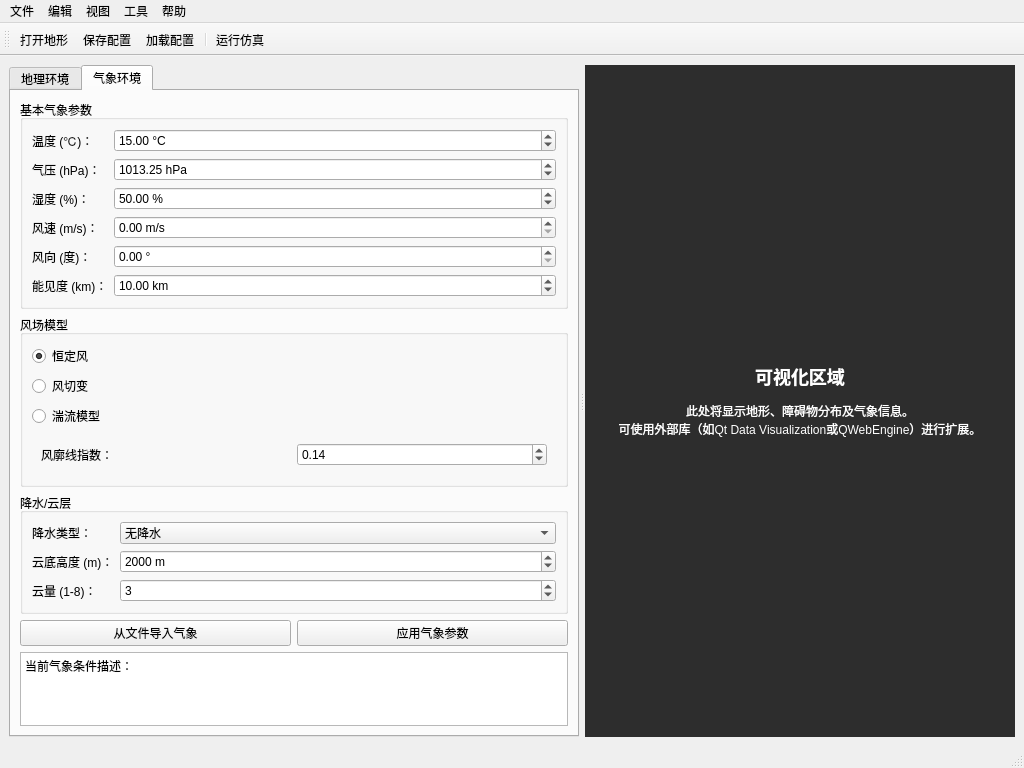
<?xml version="1.0" encoding="UTF-8"?>
<ui version="4.0">
 <class>EnvironmentSetupWindow</class>
 <widget class="QMainWindow" name="EnvironmentSetupWindow">
  <property name="geometry">
   <rect>
    <x>0</x>
    <y>0</y>
    <width>1024</width>
    <height>768</height>
   </rect>
  </property>
  <property name="windowTitle">
   <string>环境参数设置 - JWS-01反辐射无人机仿真</string>
  </property>
  <widget class="QWidget" name="centralwidget">
   <layout class="QHBoxLayout" name="horizontalLayout">
    <item>
     <widget class="QSplitter" name="splitter">
      <property name="orientation">
       <enum>Qt::Horizontal</enum>
      </property>
      <property name="handleWidth">
       <number>6</number>
      </property>
      <widget class="QTabWidget" name="tabWidget">
       <property name="currentIndex">
        <number>1</number>
       </property>
       <widget class="QWidget" name="tabGeography">
        <attribute name="title">
         <string>地理环境</string>
        </attribute>
        <layout class="QVBoxLayout" name="verticalLayout_3">
         <item>
          <widget class="QGroupBox" name="groupBoxDataSource">
           <property name="title">
            <string>地形数据源</string>
           </property>
           <layout class="QVBoxLayout" name="verticalLayout">
            <item>
             <widget class="QRadioButton" name="radioLocalFile">
              <property name="text">
               <string>本地文件导入</string>
              </property>
              <property name="checked">
               <bool>true</bool>
              </property>
             </widget>
            </item>
            <item>
             <layout class="QHBoxLayout" name="horizontalLayout_3">
              <item>
               <widget class="QLineEdit" name="lineEditFilePath"/>
              </item>
              <item>
               <widget class="QPushButton" name="btnBrowse">
                <property name="text">
                 <string>浏览...</string>
                </property>
               </widget>
              </item>
             </layout>
            </item>
            <item>
             <widget class="QRadioButton" name="radioOnline">
              <property name="text">
               <string>在线数据获取</string>
              </property>
             </widget>
            </item>
            <item>
             <layout class="QHBoxLayout" name="horizontalLayout_2">
              <item>
               <widget class="QLabel" name="labelSource">
                <property name="text">
                 <string>数据源：</string>
                </property>
               </widget>
              </item>
              <item>
               <widget class="QComboBox" name="comboOnlineSource">
                <item>
                 <property name="text">
                  <string>SRTM</string>
                 </property>
                </item>
                <item>
                 <property name="text">
                  <string>ASTER GDEM</string>
                 </property>
                </item>
                <item>
                 <property name="text">
                  <string>ALOS</string>
                 </property>
                </item>
               </widget>
              </item>
             </layout>
            </item>
            <item>
             <widget class="QProgressBar" name="progressBarLoad">
              <property name="value">
               <number>0</number>
              </property>
             </widget>
            </item>
           </layout>
          </widget>
         </item>
         <item>
          <widget class="QGroupBox" name="groupBoxTerrainParams">
           <property name="title">
            <string>地形处理参数</string>
           </property>
           <layout class="QFormLayout" name="formLayout">
            <item row="0" column="0">
             <widget class="QLabel" name="labelSampling">
              <property name="text">
               <string>采样间隔（米）：</string>
              </property>
             </widget>
            </item>
            <item row="0" column="1">
             <widget class="QSpinBox" name="spinSamplingInterval">
              <property name="suffix">
               <string> m</string>
              </property>
              <property name="maximum">
               <number>1000</number>
              </property>
              <property name="value">
               <number>30</number>
              </property>
             </widget>
            </item>
            <item row="1" column="0">
             <widget class="QLabel" name="labelInterpolation">
              <property name="text">
               <string>插值平滑：</string>
              </property>
             </widget>
            </item>
            <item row="1" column="1">
             <widget class="QCheckBox" name="checkInterpolation">
              <property name="text">
               <string>启用</string>
              </property>
             </widget>
            </item>
            <item row="2" column="0">
             <widget class="QLabel" name="labelDatum">
              <property name="text">
               <string>高程基准：</string>
              </property>
             </widget>
            </item>
            <item row="2" column="1">
             <widget class="QComboBox" name="comboDatum">
              <item>
               <property name="text">
                <string>WGS84</string>
               </property>
              </item>
              <item>
               <property name="text">
                <string>EGM96</string>
               </property>
              </item>
              <item>
               <property name="text">
                <string>EGM2008</string>
               </property>
              </item>
             </widget>
            </item>
           </layout>
          </widget>
         </item>
         <item>
          <widget class="QGroupBox" name="groupBoxObstacles">
           <property name="title">
            <string>障碍物设置</string>
           </property>
           <layout class="QVBoxLayout" name="verticalLayout_2">
            <item>
             <widget class="QCheckBox" name="checkShowObstacles">
              <property name="text">
               <string>显示障碍物</string>
              </property>
             </widget>
            </item>
            <item>
             <layout class="QHBoxLayout" name="horizontalLayout_4">
              <item>
               <widget class="QPushButton" name="btnImportObstacles">
                <property name="text">
                 <string>导入障碍物（KML/SHP）</string>
                </property>
               </widget>
              </item>
              <item>
               <widget class="QPushButton" name="btnAddObstacle">
                <property name="text">
                 <string>手动添加</string>
                </property>
               </widget>
              </item>
             </layout>
            </item>
            <item>
             <widget class="QTableWidget" name="tableObstacles">
              <property name="minimumSize">
               <size>
                <width>0</width>
                <height>100</height>
               </size>
              </property>
              <property name="columnCount">
               <number>5</number>
              </property>
              <attribute name="horizontalHeaderStretchLastSection">
               <bool>true</bool>
              </attribute>
              <column>
               <property name="text">
                <string>ID</string>
               </property>
              </column>
              <column>
               <property name="text">
                <string>类型</string>
               </property>
              </column>
              <column>
               <property name="text">
                <string>经度</string>
               </property>
              </column>
              <column>
               <property name="text">
                <string>纬度</string>
               </property>
              </column>
              <column>
               <property name="text">
                <string>高度(m)</string>
               </property>
              </column>
             </widget>
            </item>
           </layout>
          </widget>
         </item>
         <item>
          <layout class="QHBoxLayout" name="horizontalLayout_5">
           <item>
            <widget class="QPushButton" name="btnLoadTerrain">
             <property name="text">
              <string>加载地形数据</string>
             </property>
            </widget>
           </item>
           <item>
            <widget class="QLabel" name="labelTerrainStats">
             <property name="text">
              <string>范围: -- | 高程: -- ~ -- m</string>
             </property>
            </widget>
           </item>
          </layout>
         </item>
        </layout>
       </widget>
       <widget class="QWidget" name="tabWeather">
        <attribute name="title">
         <string>气象环境</string>
        </attribute>
        <layout class="QVBoxLayout" name="verticalLayout_4">
         <item>
          <widget class="QGroupBox" name="groupBoxBasicWeather">
           <property name="title">
            <string>基本气象参数</string>
           </property>
           <layout class="QFormLayout" name="formLayout_2">
            <item row="0" column="0">
             <widget class="QLabel" name="labelTemperature">
              <property name="text">
               <string>温度 (℃)：</string>
              </property>
             </widget>
            </item>
            <item row="0" column="1">
             <widget class="QDoubleSpinBox" name="spinTemperature">
              <property name="suffix">
               <string> °C</string>
              </property>
              <property name="minimum">
               <double>-50.000000000000000</double>
              </property>
              <property name="maximum">
               <double>60.000000000000000</double>
              </property>
              <property name="value">
               <double>15.000000000000000</double>
              </property>
             </widget>
            </item>
            <item row="1" column="0">
             <widget class="QLabel" name="labelPressure">
              <property name="text">
               <string>气压 (hPa)：</string>
              </property>
             </widget>
            </item>
            <item row="1" column="1">
             <widget class="QDoubleSpinBox" name="spinPressure">
              <property name="suffix">
               <string> hPa</string>
              </property>
              <property name="minimum">
               <double>800.000000000000000</double>
              </property>
              <property name="maximum">
               <double>1100.000000000000000</double>
              </property>
              <property name="value">
               <double>1013.250000000000000</double>
              </property>
             </widget>
            </item>
            <item row="2" column="0">
             <widget class="QLabel" name="labelHumidity">
              <property name="text">
               <string>湿度 (%)：</string>
              </property>
             </widget>
            </item>
            <item row="2" column="1">
             <widget class="QDoubleSpinBox" name="spinHumidity">
              <property name="suffix">
               <string> %</string>
              </property>
              <property name="maximum">
               <double>100.000000000000000</double>
              </property>
              <property name="value">
               <double>50.000000000000000</double>
              </property>
             </widget>
            </item>
            <item row="3" column="0">
             <widget class="QLabel" name="labelWindSpeed">
              <property name="text">
               <string>风速 (m/s)：</string>
              </property>
             </widget>
            </item>
            <item row="3" column="1">
             <widget class="QDoubleSpinBox" name="spinWindSpeed">
              <property name="suffix">
               <string> m/s</string>
              </property>
              <property name="maximum">
               <double>50.000000000000000</double>
              </property>
             </widget>
            </item>
            <item row="4" column="0">
             <widget class="QLabel" name="labelWindDir">
              <property name="text">
               <string>风向 (度)：</string>
              </property>
             </widget>
            </item>
            <item row="4" column="1">
             <widget class="QDoubleSpinBox" name="spinWindDirection">
              <property name="suffix">
               <string> °</string>
              </property>
              <property name="maximum">
               <double>360.000000000000000</double>
              </property>
              <property name="value">
               <double>0.000000000000000</double>
              </property>
             </widget>
            </item>
            <item row="5" column="0">
             <widget class="QLabel" name="labelVisibility">
              <property name="text">
               <string>能见度 (km)：</string>
              </property>
             </widget>
            </item>
            <item row="5" column="1">
             <widget class="QDoubleSpinBox" name="spinVisibility">
              <property name="suffix">
               <string> km</string>
              </property>
              <property name="maximum">
               <double>100.000000000000000</double>
              </property>
              <property name="value">
               <double>10.000000000000000</double>
              </property>
             </widget>
            </item>
           </layout>
          </widget>
         </item>
         <item>
          <widget class="QGroupBox" name="groupBoxWindModel">
           <property name="title">
            <string>风场模型</string>
           </property>
           <layout class="QVBoxLayout" name="verticalLayout_5">
            <item>
             <widget class="QRadioButton" name="radioWindConstant">
              <property name="text">
               <string>恒定风</string>
              </property>
              <property name="checked">
               <bool>true</bool>
              </property>
             </widget>
            </item>
            <item>
             <widget class="QRadioButton" name="radioWindShear">
              <property name="text">
               <string>风切变</string>
              </property>
             </widget>
            </item>
            <item>
             <widget class="QRadioButton" name="radioWindTurbulence">
              <property name="text">
               <string>湍流模型</string>
              </property>
             </widget>
            </item>
            <item>
             <widget class="QWidget" name="widgetWindShearParams" native="true">
              <layout class="QHBoxLayout" name="horizontalLayout_6">
               <item>
                <widget class="QLabel" name="labelShearExponent">
                 <property name="text">
                  <string>风廓线指数：</string>
                 </property>
                </widget>
               </item>
               <item>
                <widget class="QDoubleSpinBox" name="spinShearExponent">
                 <property name="value">
                  <double>0.140000000000000</double>
                 </property>
                </widget>
               </item>
              </layout>
             </widget>
            </item>
           </layout>
          </widget>
         </item>
         <item>
          <widget class="QGroupBox" name="groupBoxPrecipCloud">
           <property name="title">
            <string>降水/云层</string>
           </property>
           <layout class="QFormLayout" name="formLayout_3">
            <item row="0" column="0">
             <widget class="QLabel" name="labelPrecipType">
              <property name="text">
               <string>降水类型：</string>
              </property>
             </widget>
            </item>
            <item row="0" column="1">
             <widget class="QComboBox" name="comboPrecipType">
              <item>
               <property name="text">
                <string>无降水</string>
               </property>
              </item>
              <item>
               <property name="text">
                <string>小雨</string>
               </property>
              </item>
              <item>
               <property name="text">
                <string>中雨</string>
               </property>
              </item>
              <item>
               <property name="text">
                <string>大雨</string>
               </property>
              </item>
              <item>
               <property name="text">
                <string>雪</string>
               </property>
              </item>
             </widget>
            </item>
            <item row="1" column="0">
             <widget class="QLabel" name="labelCloudBase">
              <property name="text">
               <string>云底高度 (m)：</string>
              </property>
             </widget>
            </item>
            <item row="1" column="1">
             <widget class="QSpinBox" name="spinCloudBase">
              <property name="suffix">
               <string> m</string>
              </property>
              <property name="maximum">
               <number>10000</number>
              </property>
              <property name="value">
               <number>2000</number>
              </property>
             </widget>
            </item>
            <item row="2" column="0">
             <widget class="QLabel" name="labelCloudCover">
              <property name="text">
               <string>云量 (1-8)：</string>
              </property>
             </widget>
            </item>
            <item row="2" column="1">
             <widget class="QSpinBox" name="spinCloudCover">
              <property name="minimum">
               <number>1</number>
              </property>
              <property name="maximum">
               <number>8</number>
              </property>
              <property name="value">
               <number>3</number>
              </property>
             </widget>
            </item>
           </layout>
          </widget>
         </item>
         <item>
          <layout class="QHBoxLayout" name="horizontalLayout_7">
           <item>
            <widget class="QPushButton" name="btnImportWeather">
             <property name="text">
              <string>从文件导入气象</string>
             </property>
            </widget>
           </item>
           <item>
            <widget class="QPushButton" name="btnApplyWeather">
             <property name="text">
              <string>应用气象参数</string>
             </property>
            </widget>
           </item>
          </layout>
         </item>
         <item>
          <widget class="QTextEdit" name="textWeatherDesc">
           <property name="maximumSize">
            <size>
             <width>16777215</width>
             <height>80</height>
            </size>
           </property>
           <property name="readOnly">
            <bool>true</bool>
           </property>
           <property name="html">
            <string>&lt;!DOCTYPE HTML PUBLIC &quot;-//W3C//DTD HTML 4.0//EN&quot; &quot;http://www.w3.org/TR/REC-html40/strict.dtd&quot;&gt;
&lt;html&gt;&lt;head&gt;&lt;meta name=&quot;qrichtext&quot; content=&quot;1&quot; /&gt;&lt;style type=&quot;text/css&quot;&gt;
p, li { white-space: pre-wrap; }
&lt;/style&gt;&lt;/head&gt;&lt;body style=&quot; font-family:'SimSun'; font-size:9pt; font-weight:400; font-style:normal;&quot;&gt;
&lt;p style=&quot; margin-top:0px; margin-bottom:0px; margin-left:0px; margin-right:0px; -qt-block-indent:0; text-indent:0px;&quot;&gt;当前气象条件描述：&lt;/p&gt;&lt;/body&gt;&lt;/html&gt;</string>
           </property>
          </widget>
         </item>
        </layout>
       </widget>
      </widget>
      <widget class="QWidget" name="visualizationPlaceholder" native="true">
       <property name="minimumSize">
        <size>
         <width>400</width>
         <height>0</height>
        </size>
       </property>
       <property name="styleSheet">
        <string notr="true">background-color: #2d2d2d; color: white;</string>
       </property>
       <layout class="QVBoxLayout" name="verticalLayout_6">
        <item>
         <widget class="QLabel" name="labelPlaceholder">
          <property name="text">
           <string>&lt;h2&gt;可视化区域&lt;/h2&gt;&lt;p&gt;此处将显示地形、障碍物分布及气象信息。&lt;br&gt;可使用外部库（如Qt Data Visualization或QWebEngine）进行扩展。&lt;/p&gt;</string>
          </property>
          <property name="alignment">
           <set>Qt::AlignCenter</set>
          </property>
          <property name="wordWrap">
           <bool>true</bool>
          </property>
         </widget>
        </item>
       </layout>
      </widget>
     </widget>
    </item>
   </layout>
  </widget>
  <widget class="QMenuBar" name="menubar">
   <property name="geometry">
    <rect>
     <x>0</x>
     <y>0</y>
     <width>1024</width>
     <height>20</height>
    </rect>
   </property>
   <widget class="QMenu" name="menuFile">
    <property name="title">
     <string>文件</string>
    </property>
    <addaction name="actionOpenTerrain"/>
    <addaction name="actionSaveConfig"/>
    <addaction name="actionLoadConfig"/>
    <addaction name="separator"/>
    <addaction name="actionExit"/>
   </widget>
   <widget class="QMenu" name="menuEdit">
    <property name="title">
     <string>编辑</string>
    </property>
   </widget>
   <widget class="QMenu" name="menuView">
    <property name="title">
     <string>视图</string>
    </property>
   </widget>
   <widget class="QMenu" name="menuTools">
    <property name="title">
     <string>工具</string>
    </property>
   </widget>
   <widget class="QMenu" name="menuHelp">
    <property name="title">
     <string>帮助</string>
    </property>
   </widget>
   <addaction name="menuFile"/>
   <addaction name="menuEdit"/>
   <addaction name="menuView"/>
   <addaction name="menuTools"/>
   <addaction name="menuHelp"/>
  </widget>
  <widget class="QToolBar" name="toolBar">
   <property name="windowTitle">
    <string>toolBar</string>
   </property>
   <attribute name="toolBarArea">
    <enum>TopToolBarArea</enum>
   </attribute>
   <attribute name="toolBarBreak">
    <bool>false</bool>
   </attribute>
   <addaction name="actionOpenTerrain"/>
   <addaction name="actionSaveConfig"/>
   <addaction name="actionLoadConfig"/>
   <addaction name="separator"/>
   <addaction name="actionRunSimulation"/>
  </widget>
  <widget class="QStatusBar" name="statusbar"/>
  <action name="actionOpenTerrain">
   <property name="text">
    <string>打开地形</string>
   </property>
   <property name="toolTip">
    <string>打开地形数据文件</string>
   </property>
  </action>
  <action name="actionSaveConfig">
   <property name="text">
    <string>保存配置</string>
   </property>
  </action>
  <action name="actionLoadConfig">
   <property name="text">
    <string>加载配置</string>
   </property>
  </action>
  <action name="actionExit">
   <property name="text">
    <string>退出</string>
   </property>
  </action>
  <action name="actionRunSimulation">
   <property name="text">
    <string>运行仿真</string>
   </property>
  </action>
 </widget>
 <resources/>
 <connections/>
</ui>
